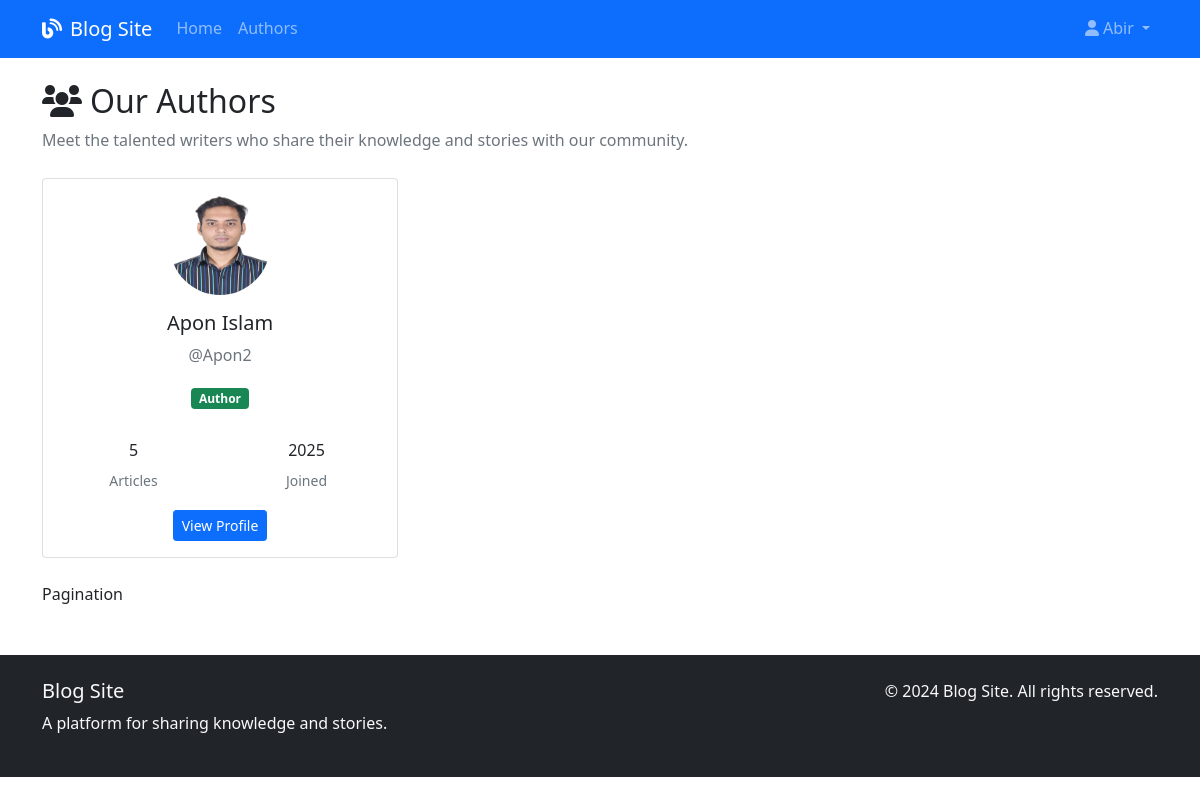
The app's page /authors/ (signed in) with its own data.
### accounts/models.py (models this page shows, shortened)
class User(AbstractUser):
    USER_ROLES = (
        ('admin', 'Admin'),
        ('author', 'Author'),
        ('reader', 'Reader'),
    )
    role = models.CharField(max_length=10, choices=USER_ROLES, default='reader')
    bio = models.TextField(max_length=500, blank=True)
    profile_picture = models.ImageField(upload_to='profile_pics/', blank=True, null=True)
    website = models.URLField(blank=True)
    twitter = models.CharField(max_length=100, blank=True)
    linkedin = models.CharField(max_length=100, blank=True)
    github = models.CharField(max_length=100, blank=True)
    is_email_verified = models.BooleanField(default=False)
    email_verification_token = models.CharField(max_length=100, blank=True)
    created_at = models.DateTimeField(default=timezone.now)
    def get_full_name(self):
        return f"{self.first_name} {self.last_name}".strip() or self.username

### blog/views.py (the view)
# urls.py: path('authors/', views.authors_view, name='authors'),
def authors_view(request):
    authors = User.objects.filter(
        role__in=['author', 'admin'],
        blogs__status='published'
    ).distinct().order_by('first_name', 'last_name')
    paginator = Paginator(authors, 12)
    page_number = request.GET.get('page')
    page_obj = paginator.get_page(page_number)
    return render(request, 'blog/authors.html', {'page_obj': page_obj})

### templates/blog/authors.html (shortened to what this page needs)
{% extends 'base.html' %}
{% block content %}
<div class="mb-4">
    <h2><i class="fas fa-users me-2"></i>Our Authors</h2>
    <p class="text-muted">Meet the talented writers who share their knowledge and stories with our community.</p>
</div>
{% if page_obj %}
    <div class="row">
        {% for author in page_obj %}
            <div class="col-md-4 mb-4">
                <div class="card author-card h-100">
                    <div class="card-body text-center">
                        {% if author.profile_picture %}
                            <img src="{{ author.profile_picture.url }}" class="rounded-circle mb-3"
                                 width="100" height="100" alt="{{ author.get_full_name }}">
                        {% else %}
                            <div class="bg-secondary rounded-circle mx-auto mb-3 d-flex align-items-center justify-content-center"
                                 style="width: 100px; height: 100px;">
                                <i class="fas fa-user fa-2x text-white"></i>
                            </div>
                        {% endif %}
                        <h5>{{ author.get_full_name }}</h5>
                        <p class="text-muted">@{{ author.username }}</p>
                        <span class="badge bg-success mb-3">{{ author.get_role_display }}</span>
                        <div class="mt-3">
                            <div class="row text-center mb-3">
                                <div class="col">
                                    <h6>{{ author.blogs.count }}</h6>
                                    <small class="text-muted">Articles</small>
                                </div>
                                <div class="col">
                                    <h6>{{ author.date_joined|date:"Y" }}</h6>
                                    <small class="text-muted">Joined</small>
                                </div>
                            </div>
                            <a href="{% url 'accounts:author_detail' author.username %}" class="btn btn-primary btn-sm">
                                View Profile
                            </a>
                        </div>
                    </div>
                </div>
            </div>
        {% endfor %}
    </div>
     Pagination
{% endif %}
{% endblock %}

### templates/base.html (shortened to what this page needs)
<!DOCTYPE html>
<html lang="en">
<head>
    <link href="https://cdn.jsdelivr.net/npm/bootstrap@5.1.3/dist/css/bootstrap.min.css" rel="stylesheet">
    <link href="https://cdnjs.cloudflare.com/ajax/libs/font-awesome/6.0.0/css/all.min.css" rel="stylesheet">
    {% load static %}
    <link rel="stylesheet" href="{% static 'css/style.css' %}">
</head>
<body>
    <nav class="navbar navbar-expand-lg navbar-dark bg-primary">
        <div class="container">
            <a class="navbar-brand" href="{% url 'blog:home' %}">
                <i class="fas fa-blog me-2"></i>Blog Site
            </a>
            <div class="collapse navbar-collapse" id="navbarNav">
                <ul class="navbar-nav me-auto">
                    <li class="nav-item">
                        <a class="nav-link" href="{% url 'blog:home' %}">Home</a>
                    </li>
                    <li class="nav-item">
                        <a class="nav-link" href="{% url 'blog:authors' %}">Authors</a>
                    </li>
                </ul>
                <ul class="navbar-nav">
                    {% if user.is_authenticated %}
                        <li class="nav-item dropdown">
                            <a class="nav-link dropdown-toggle" href="#" id="navbarDropdown" role="button" data-bs-toggle="dropdown">
                                <i class="fas fa-user me-1"></i>{{ user.username }}
                            </a>
                        </li>
                    {% endif %}
                </ul>
            </div>
        </div>
    </nav>
    <main class="container my-4">
        {% block content %}
        {% endblock %}
    </main>
    <footer class="bg-dark text-light py-4 mt-5">
        <div class="container">
            <div class="row">
                <div class="col-md-6">
                    <h5>Blog Site</h5>
                    <p>A platform for sharing knowledge and stories.</p>
                </div>
                <div class="col-md-6 text-md-end">
                    <p>&copy; 2024 Blog Site. All rights reserved.</p>
                </div>
            </div>
        </div>
    </footer>
</body>
</html>

### static/css/style.css (style rules this page uses)
:root { --primary-color: #0d6efd; --secondary-color: #6c757d; --success-color: #198754; --danger-color: #dc3545; --warning-color: #ffc107; --info-color: #0dcaf0; }
body { font-family: "Segoe UI", Tahoma, Geneva, Verdana, sans-serif; line-height: 1.6; }
.author-card { transition: transform 0.2s ease-in-out; }

### records on screen
User: username "Abir"
User: profile_picture (picture), get_full_name "Apon Islam", username "Apon2", role "Author", blogs.count "5", date_joined "2025"
